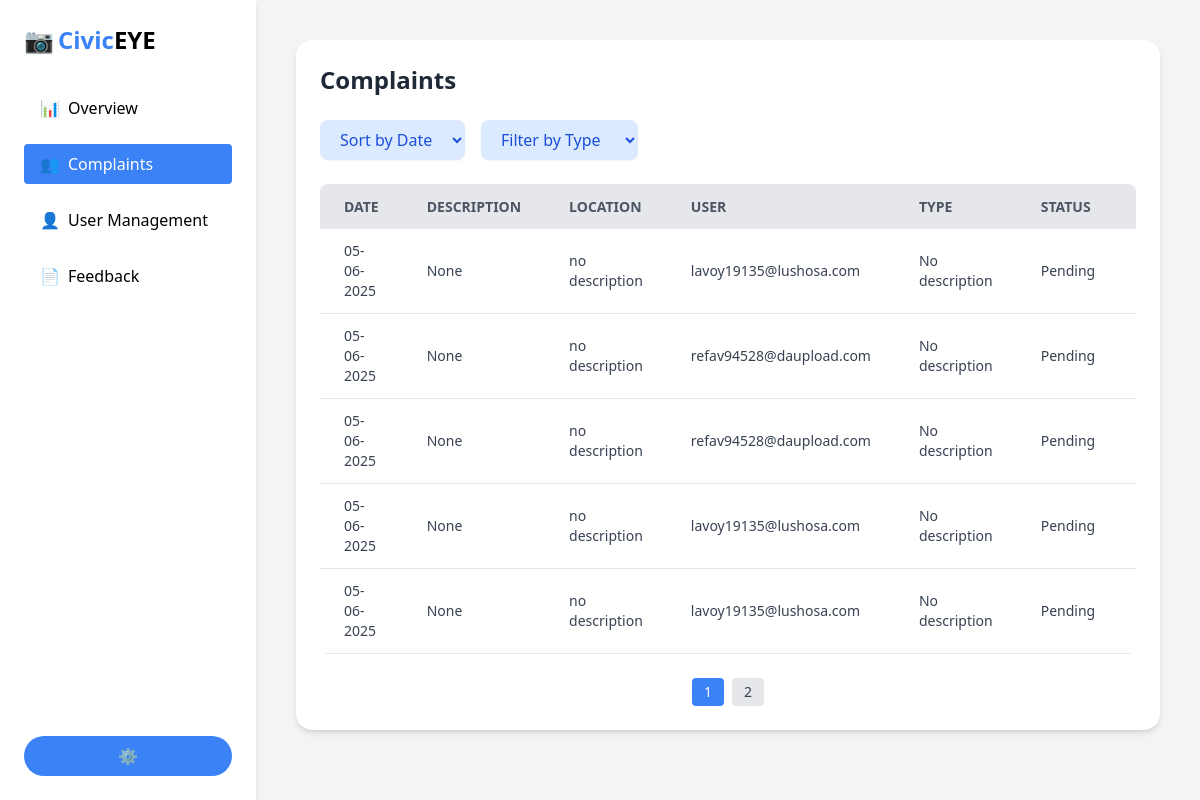
Page /admin_comp/ on the earlier database version.
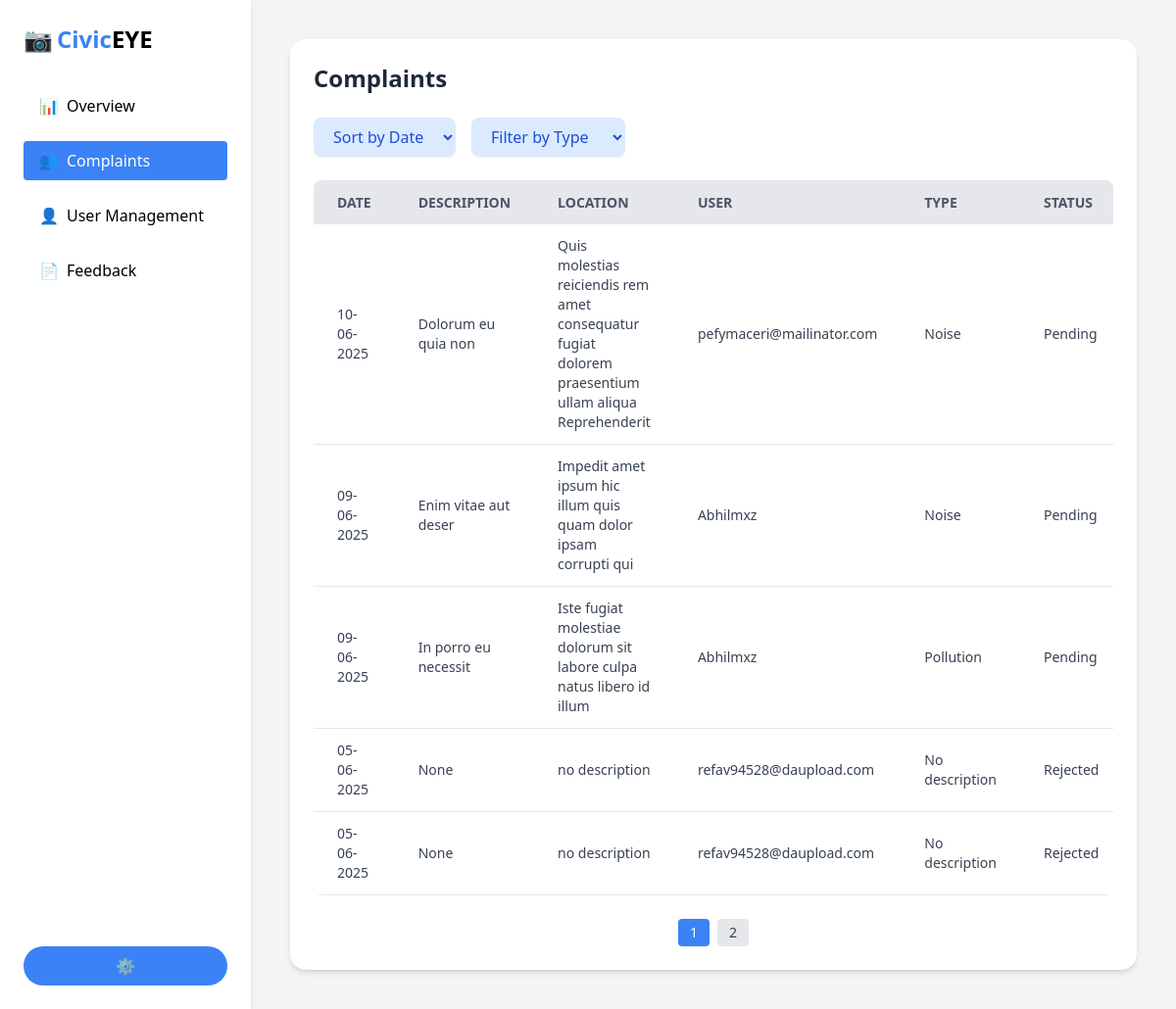
Same page on the later database version.
### VCRA/models.py (models this page shows, shortened)
class Complaint(models.Model):
    COMPLAINT_CHOICES = [
        ('Noise', 'Noise'),
        ('Pollution', 'Pollution'),
        ('Road damage', 'Road damage'),
        ('Other', 'Other'),
    ]
    STATUS_CHOICES = [
        ('pending', 'Pending'),
        ('accepted', 'Accepted'),
        ('rejected', 'Rejected'),
    ]
    user = models.ForeignKey(User, on_delete=models.CASCADE)
    description = models.TextField()
    complaint_type = models.CharField(max_length=50, choices=COMPLAINT_CHOICES)
    location = models.CharField(max_length=255)
    proof = models.FileField(upload_to='complaints/', null=True, blank=True)
    created_at = models.DateTimeField(auto_now_add=True)
    status = models.CharField(max_length=10, choices=STATUS_CHOICES, default='pending')  # 👈 New

### VCRA/views.py (the view)
# urls.py: path('admin_comp/', views.admin_complaints_view, name='admin_comp'),
def admin_complaints_view(request):
    complaints = Complaint.objects.all().order_by('-created_at')
    return render(request, 'admin_complaints.html', {'complaints': complaints})

### VCRA/templates/admin_complaints.html (shortened to what this page needs)
<!DOCTYPE html>
<html lang="en">
<head>
  <script src="https://cdn.tailwindcss.com"></script>
</head>
<body class="bg-gray-100 font-sans">
  <div class="flex h-screen">
    <aside class="w-64 bg-white shadow-md p-6 flex flex-col">
      <div class="flex items-center space-x-1 mb-8">
        <span class="text-2xl">📷</span>
        <h1 class="text-2xl font-bold text-blue-500">Civic<span class="text-black">EYE</span></h1>
      </div>
      <nav class="space-y-4">
        <a href="{% url 'adminover' %}" class="text-black px-4 py-2 rounded flex items-center space-x-2 font-medium">
          <span>📊</span><span>Overview</span>
        </a>
        <a href="{% url 'admin_comp' %}" class="bg-blue-500 text-white px-4 py-2 rounded flex items-center space-x-2 font-medium">
          <span>👥</span><span>Complaints</span>
        </a>
        <a href="{% url 'user_manage' %}" class="flex items-center space-x-2 px-4 py-2 text-black font-medium">
          <span>👤</span><span>User Management</span>
        </a>
        <a href="{% url 'feedback' %}" class="flex items-center space-x-2 px-4 py-2 text-black font-medium">
          <span>📄</span><span>Feedback</span>
        </a>
      </nav>
      <div class="mt-auto">
        <button class="w-full bg-blue-500 hover:bg-blue-600 text-white font-bold py-2 px-4 rounded-full flex items-center justify-center gap-2">
          <span>⚙️</span>{{ request.user.username }}
        </button>
      </div>
    </aside>
    <main class="flex-1 p-10 overflow-auto">
      <div class="bg-white p-6 rounded-2xl shadow-md">
        <h2 class="text-2xl font-bold mb-6 text-gray-800">Complaints</h2>
        <div class="flex flex-wrap items-center gap-4 mb-6">
          <select id="sort-date" class="bg-blue-100 text-blue-700 py-2 px-4 rounded-lg shadow-sm">
            <option value="">Sort by Date</option>
          </select>
          <select id="filter-type" class="bg-blue-100 text-blue-700 py-2 px-4 rounded-lg shadow-sm">
            <option value="">Filter by Type</option>
          </select>
        </div>
        <div class="overflow-x-auto rounded-lg">
          <table id="complaints-table" class="min-w-full bg-white">
            <thead>
              <tr class="bg-gray-200 text-gray-600 uppercase text-sm leading-normal">
                <th class="py-3 px-6 text-left">Date</th>
                <th class="py-3 px-6 text-left">Description</th>
                <th class="py-3 px-6 text-left">Location</th>
                <th class="py-3 px-6 text-left">User</th>
                <th class="py-3 px-6 text-left">Type</th>
                <th class="py-3 px-6 text-left">Status</th>
                <th class="py-3 px-6 text-left">Proof</th>
              </tr>
            </thead>
            <tbody class="text-gray-700 text-sm font-light">
              {% for c in complaints %}
              <tr class="border-b border-gray-200 hover:bg-gray-50">
                <td class="py-3 px-6">{{ c.created_at|date:"d-m-Y" }}</td>
                <td class="py-3 px-6">{{ c.description }}</td>
                <td class="py-3 px-6">{{ c.location }}</td>
                <td class="py-3 px-6">{{ c.user.username }}</td>
                <td class="py-3 px-6">{{ c.complaint_type }}</td>
                <td class="py-3 px-6 capitalize">{{ c.status }}</td>
                <td class="py-3 px-6">
                </td>
              </tr>
              {% endfor %}
            </tbody>
          </table>
        </div>
        <div id="pagination-buttons" class="mt-6 flex justify-center gap-2"></div>
      </div>
    </main>
  </div>
</body>
</html>

Differences in the rows shown:
removed Complaint: created_at "05-06-2025", description "None", location "no description", user.username "lavoy19135@lushosa.com", complaint_type "No description", status "Pending"
removed Complaint: created_at "05-06-2025", description "None", location "no description", user.username "lavoy19135@lushosa.com", complaint_type "No description", status "Pending"
removed Complaint: created_at "05-06-2025", description "None", location "no description", user.username "lavoy19135@lushosa.com", complaint_type "No description", status "Pending"
added Complaint: created_at "10-06-2025", description "Dolorum eu quia non", location "Quis molestias reiciendis rem amet consequatur fugiat dolorem praesentium ullam aliqua Reprehenderit", user.username "pefymaceri@mailinator.com", complaint_type "Noise", status "Pending"
added Complaint: created_at "09-06-2025", description "Enim vitae aut deser", location "Impedit amet ipsum hic illum quis quam dolor ipsam corrupti qui", user.username "Abhilmxz", complaint_type "Noise", status "Pending"
added Complaint: created_at "09-06-2025", description "In porro eu necessit", location "Iste fugiat molestiae dolorum sit labore culpa natus libero id illum", user.username "Abhilmxz", complaint_type "Pollution", status "Pending"
changed Complaint (number 4 of 5 on the later page): status "Pending" → "Rejected"
changed Complaint (number 5 of 5 on the later page): status "Pending" → "Rejected"
